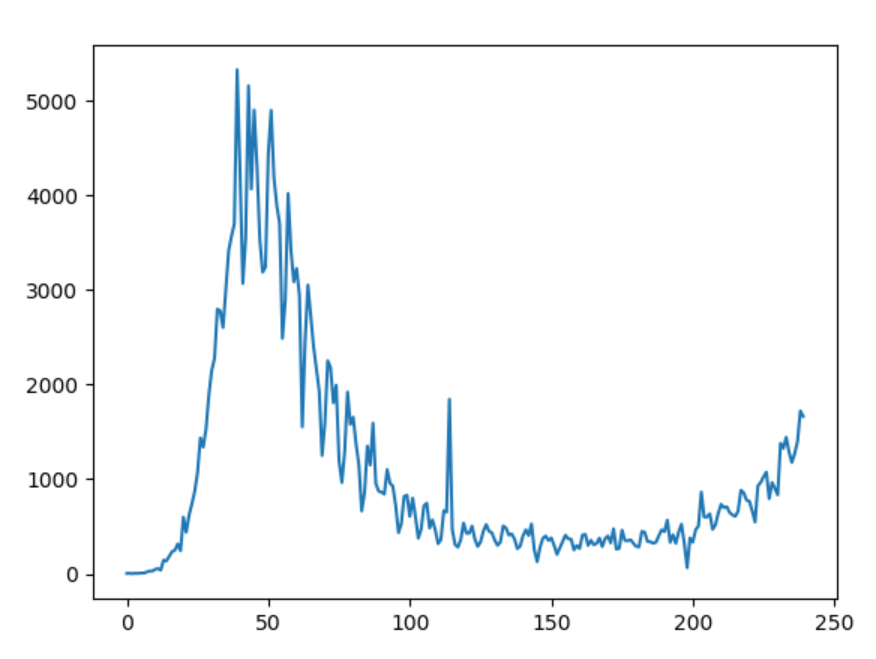

The script that drew this image:
import pandas as pd
import numpy as np
data=pd.read_csv("euro.csv")
y=data["death"]
x=np.arange(0,240)
import matplotlib.pyplot as plt
plt.plot(x,y)
plt.show()
